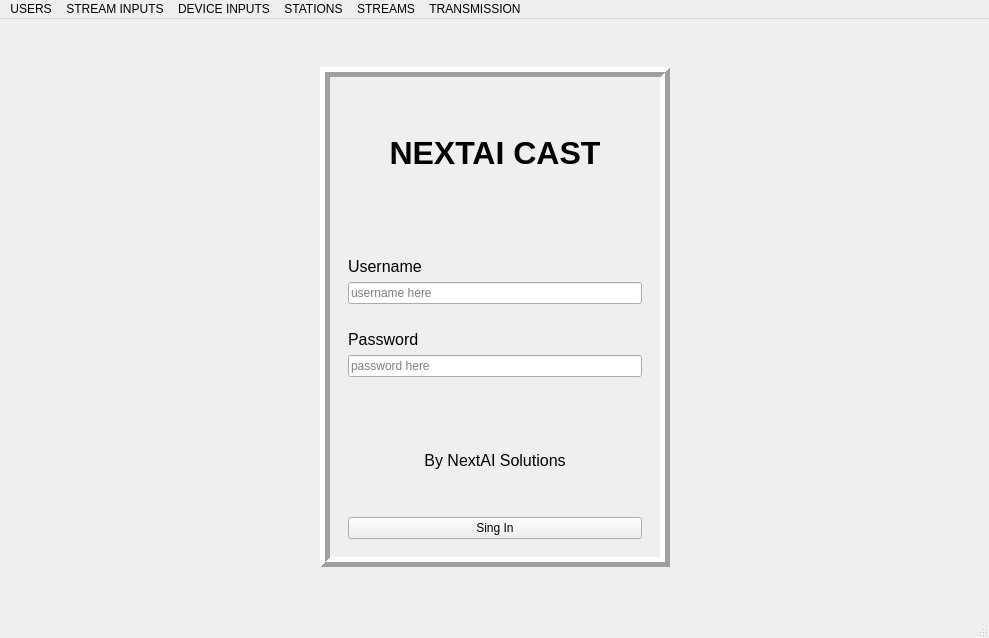
<?xml version="1.0" encoding="UTF-8"?>
<ui version="4.0">
 <class>MainWindow</class>
 <widget class="QMainWindow" name="MainWindow">
  <property name="geometry">
   <rect>
    <x>0</x>
    <y>0</y>
    <width>989</width>
    <height>638</height>
   </rect>
  </property>
  <property name="windowTitle">
   <string>NEXTAI CAST</string>
  </property>
  <widget class="QWidget" name="centralwidget">
   <layout class="QGridLayout" name="gridLayout">
    <item row="0" column="0">
     <widget class="QWidget" name="widget" native="true">
      <layout class="QGridLayout" name="gridLayout_2">
       <item row="0" column="0">
        <widget class="QStackedWidget" name="stackedWidget">
         <property name="currentIndex">
          <number>0</number>
         </property>
         <widget class="QWidget" name="page">
          <layout class="QGridLayout" name="gridLayout_3">
           <item row="1" column="1">
            <widget class="QFrame" name="frame_2">
             <property name="minimumSize">
              <size>
               <width>350</width>
               <height>500</height>
              </size>
             </property>
             <property name="styleSheet">
              <string notr="true"/>
             </property>
             <property name="frameShape">
              <enum>QFrame::Shape::Box</enum>
             </property>
             <property name="frameShadow">
              <enum>QFrame::Shadow::Raised</enum>
             </property>
             <property name="lineWidth">
              <number>5</number>
             </property>
             <layout class="QVBoxLayout" name="verticalLayout">
              <item>
               <widget class="QWidget" name="widget" native="true">
                <layout class="QVBoxLayout" name="verticalLayout_4">
                 <item>
                  <widget class="QLabel" name="label_4">
                   <property name="text">
                    <string>&lt;html&gt;&lt;head/&gt;&lt;body&gt;&lt;p&gt;&lt;span style=&quot; font-size:24pt; font-weight:700;&quot;&gt;NEXTAI CAST&lt;/span&gt;&lt;/p&gt;&lt;/body&gt;&lt;/html&gt;</string>
                   </property>
                   <property name="alignment">
                    <set>Qt::AlignmentFlag::AlignCenter</set>
                   </property>
                  </widget>
                 </item>
                </layout>
               </widget>
              </item>
              <item>
               <spacer name="verticalSpacer_5">
                <property name="orientation">
                 <enum>Qt::Orientation::Vertical</enum>
                </property>
                <property name="sizeType">
                 <enum>QSizePolicy::Policy::Fixed</enum>
                </property>
                <property name="sizeHint" stdset="0">
                 <size>
                  <width>20</width>
                  <height>20</height>
                 </size>
                </property>
               </spacer>
              </item>
              <item>
               <widget class="QWidget" name="widget_2" native="true">
                <layout class="QVBoxLayout" name="verticalLayout_2">
                 <item>
                  <widget class="QLabel" name="label">
                   <property name="text">
                    <string>&lt;html&gt;&lt;head/&gt;&lt;body&gt;&lt;p&gt;&lt;span style=&quot; font-size:12pt;&quot;&gt;Username&lt;/span&gt;&lt;/p&gt;&lt;/body&gt;&lt;/html&gt;</string>
                   </property>
                  </widget>
                 </item>
                 <item>
                  <widget class="QLineEdit" name="username_lineEdit">
                   <property name="inputMask">
                    <string/>
                   </property>
                   <property name="placeholderText">
                    <string>username here</string>
                   </property>
                  </widget>
                 </item>
                 <item>
                  <spacer name="verticalSpacer_4">
                   <property name="orientation">
                    <enum>Qt::Orientation::Vertical</enum>
                   </property>
                   <property name="sizeType">
                    <enum>QSizePolicy::Policy::Fixed</enum>
                   </property>
                   <property name="sizeHint" stdset="0">
                    <size>
                     <width>20</width>
                     <height>20</height>
                    </size>
                   </property>
                  </spacer>
                 </item>
                 <item>
                  <widget class="QLabel" name="label_2">
                   <property name="text">
                    <string>&lt;html&gt;&lt;head/&gt;&lt;body&gt;&lt;p&gt;&lt;span style=&quot; font-size:12pt;&quot;&gt;Password&lt;/span&gt;&lt;/p&gt;&lt;/body&gt;&lt;/html&gt;</string>
                   </property>
                  </widget>
                 </item>
                 <item>
                  <widget class="QLineEdit" name="password_lineEdit">
                   <property name="inputMask">
                    <string/>
                   </property>
                   <property name="echoMode">
                    <enum>QLineEdit::EchoMode::Password</enum>
                   </property>
                   <property name="placeholderText">
                    <string>password here</string>
                   </property>
                  </widget>
                 </item>
                </layout>
               </widget>
              </item>
              <item>
               <spacer name="verticalSpacer_6">
                <property name="orientation">
                 <enum>Qt::Orientation::Vertical</enum>
                </property>
                <property name="sizeType">
                 <enum>QSizePolicy::Policy::Fixed</enum>
                </property>
                <property name="sizeHint" stdset="0">
                 <size>
                  <width>20</width>
                  <height>20</height>
                 </size>
                </property>
               </spacer>
              </item>
              <item>
               <widget class="QWidget" name="widget_3" native="true">
                <layout class="QVBoxLayout" name="verticalLayout_3">
                 <item>
                  <widget class="QLabel" name="label_3">
                   <property name="text">
                    <string>&lt;html&gt;&lt;head/&gt;&lt;body&gt;&lt;p&gt;&lt;span style=&quot; font-size:12pt;&quot;&gt;By NextAI Solutions&lt;/span&gt;&lt;/p&gt;&lt;/body&gt;&lt;/html&gt;</string>
                   </property>
                   <property name="alignment">
                    <set>Qt::AlignmentFlag::AlignCenter</set>
                   </property>
                  </widget>
                 </item>
                 <item>
                  <spacer name="verticalSpacer_3">
                   <property name="orientation">
                    <enum>Qt::Orientation::Vertical</enum>
                   </property>
                   <property name="sizeType">
                    <enum>QSizePolicy::Policy::Fixed</enum>
                   </property>
                   <property name="sizeHint" stdset="0">
                    <size>
                     <width>20</width>
                     <height>10</height>
                    </size>
                   </property>
                  </spacer>
                 </item>
                 <item>
                  <widget class="QPushButton" name="sing_in_pushButton">
                   <property name="cursor">
                    <cursorShape>PointingHandCursor</cursorShape>
                   </property>
                   <property name="text">
                    <string>Sing In</string>
                   </property>
                  </widget>
                 </item>
                </layout>
               </widget>
              </item>
             </layout>
            </widget>
           </item>
           <item row="0" column="1">
            <spacer name="verticalSpacer">
             <property name="orientation">
              <enum>Qt::Orientation::Vertical</enum>
             </property>
             <property name="sizeType">
              <enum>QSizePolicy::Policy::Expanding</enum>
             </property>
             <property name="sizeHint" stdset="0">
              <size>
               <width>20</width>
               <height>40</height>
              </size>
             </property>
            </spacer>
           </item>
           <item row="1" column="2">
            <spacer name="horizontalSpacer_2">
             <property name="orientation">
              <enum>Qt::Orientation::Horizontal</enum>
             </property>
             <property name="sizeHint" stdset="0">
              <size>
               <width>40</width>
               <height>20</height>
              </size>
             </property>
            </spacer>
           </item>
           <item row="1" column="0">
            <spacer name="horizontalSpacer">
             <property name="orientation">
              <enum>Qt::Orientation::Horizontal</enum>
             </property>
             <property name="sizeHint" stdset="0">
              <size>
               <width>40</width>
               <height>20</height>
              </size>
             </property>
            </spacer>
           </item>
           <item row="2" column="1">
            <spacer name="verticalSpacer_2">
             <property name="orientation">
              <enum>Qt::Orientation::Vertical</enum>
             </property>
             <property name="sizeType">
              <enum>QSizePolicy::Policy::Expanding</enum>
             </property>
             <property name="sizeHint" stdset="0">
              <size>
               <width>20</width>
               <height>40</height>
              </size>
             </property>
            </spacer>
           </item>
          </layout>
         </widget>
         <widget class="QWidget" name="page_2">
          <layout class="QVBoxLayout" name="verticalLayout_7">
           <item>
            <widget class="QWidget" name="widget_4" native="true">
             <property name="maximumSize">
              <size>
               <width>16777215</width>
               <height>50</height>
              </size>
             </property>
             <layout class="QHBoxLayout" name="horizontalLayout">
              <item>
               <widget class="QLabel" name="label_6">
                <property name="text">
                 <string>&lt;html&gt;&lt;head/&gt;&lt;body&gt;&lt;p&gt;&lt;span style=&quot; font-size:14pt; font-weight:700;&quot;&gt;MENU PRINCIPAL&lt;/span&gt;&lt;/p&gt;&lt;/body&gt;&lt;/html&gt;</string>
                </property>
               </widget>
              </item>
              <item>
               <spacer name="horizontalSpacer_3">
                <property name="orientation">
                 <enum>Qt::Orientation::Horizontal</enum>
                </property>
                <property name="sizeHint" stdset="0">
                 <size>
                  <width>40</width>
                  <height>20</height>
                 </size>
                </property>
               </spacer>
              </item>
              <item>
               <widget class="QPushButton" name="logout_button">
                <property name="text">
                 <string>LOGOUT</string>
                </property>
               </widget>
              </item>
             </layout>
            </widget>
           </item>
           <item>
            <widget class="Line" name="line">
             <property name="orientation">
              <enum>Qt::Orientation::Horizontal</enum>
             </property>
            </widget>
           </item>
           <item>
            <widget class="QWidget" name="widget_5" native="true">
             <layout class="QVBoxLayout" name="verticalLayout_6"/>
            </widget>
           </item>
          </layout>
         </widget>
        </widget>
       </item>
      </layout>
     </widget>
    </item>
   </layout>
  </widget>
  <widget class="QMenuBar" name="menubar">
   <property name="geometry">
    <rect>
     <x>0</x>
     <y>0</y>
     <width>989</width>
     <height>33</height>
    </rect>
   </property>
   <widget class="QMenu" name="device_inputs_menu">
    <property name="title">
     <string>DEVICE INPUTS</string>
    </property>
   </widget>
   <widget class="QMenu" name="stream_inputs_menu">
    <property name="title">
     <string>STREAM INPUTS</string>
    </property>
   </widget>
   <widget class="QMenu" name="users_menu">
    <property name="title">
     <string>USERS</string>
    </property>
   </widget>
   <widget class="QMenu" name="stations_menu">
    <property name="title">
     <string>STATIONS</string>
    </property>
   </widget>
   <widget class="QMenu" name="streams_menu">
    <property name="title">
     <string>STREAMS</string>
    </property>
   </widget>
   <widget class="QMenu" name="transmissions_menu">
    <property name="title">
     <string>TRANSMISSION</string>
    </property>
   </widget>
   <addaction name="users_menu"/>
   <addaction name="stream_inputs_menu"/>
   <addaction name="device_inputs_menu"/>
   <addaction name="stations_menu"/>
   <addaction name="streams_menu"/>
   <addaction name="transmissions_menu"/>
  </widget>
  <widget class="QStatusBar" name="statusbar"/>
 </widget>
 <resources/>
 <connections/>
</ui>
